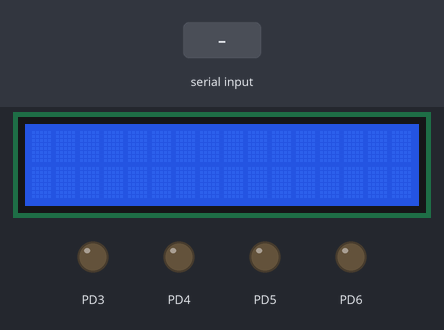
The program below on a simulated ATmega328P, built with avr-gcc and emulated at 16 MHz. Shown: 16×2 character LCD, output pins drawn as LEDs (lit = HIGH). Wiring (inferred from the signals the program sends): character LCD (HD44780): RS PC4; E PC5; data PC0, PC1, PC2, PC3. Inputs (shaded band) come from the test bench. Pins used as bus, display or sensor lines are not drawn.

Above: at 1.2 s.
1.3 s: "2" received over Serial
At 2.4 s:
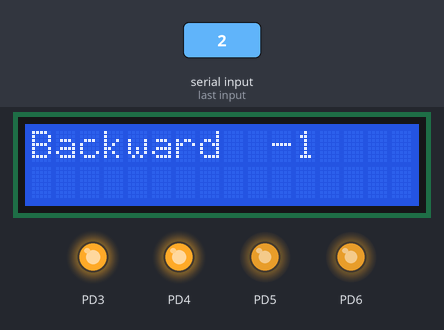
2.8 s: byte 51 (0x33) received over Serial
At 4.0 s:
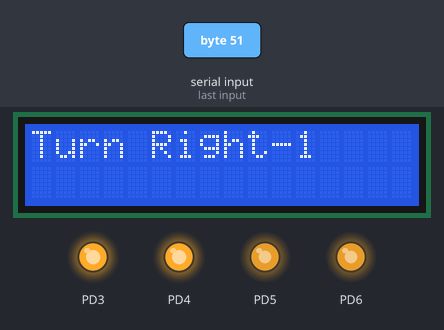
4.8 s: "1" received over Serial
At 6.5 s:
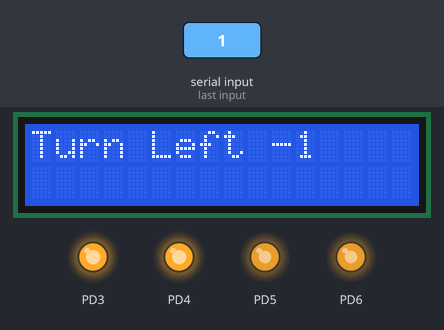
6.8 s: byte 52 (0x34) received over Serial
At 7.8 s:
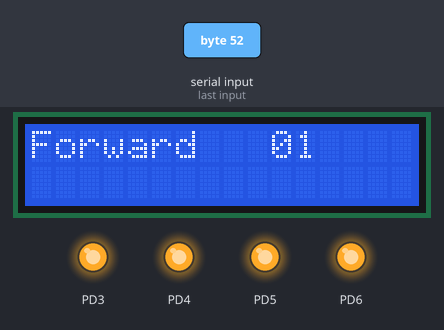
8.3 s: byte 52 (0x34) received over Serial
At 9.0 s:
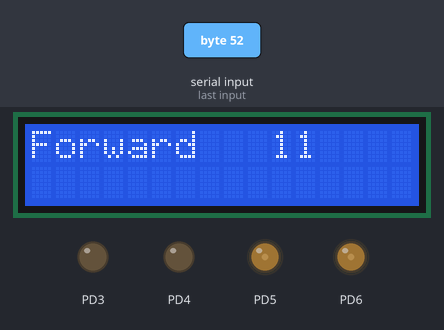
9.8 s: byte 51 (0x33) received over Serial
At 11.7 s:
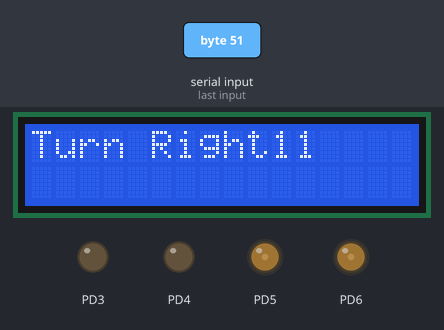
Timing chart, 0 to 12.8 s (numbered marks = the images above; inputs shaded):
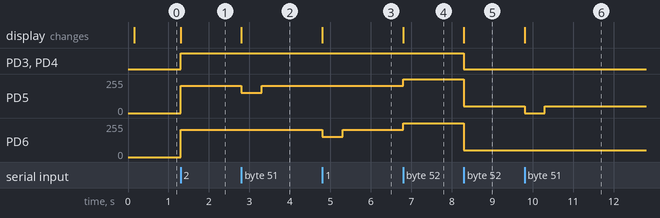

Measured:
- after the input at 1.3 s, PD3, PD4: LOW → HIGH at once; PD5, PD6: 0/255 → 204/255 at once; the display: changes at once (image 1)
- after the input at 2.8 s, PD5: 204/255 → 153/255 at once, → 204/255 0.50 s later; the display: changes at once (image 2)
- after the input at 4.8 s, PD6: 204/255 → 153/255 at once, → 204/255 0.50 s later; the display: changes at once (image 3)
- after the input at 6.8 s, PD5, PD6: 204/255 → 255/255 at once; the display: changes at once (image 4)
- after the input at 8.3 s, PD3, PD4: HIGH → LOW at once; PD5, PD6: 255/255 → 51/255 at once; the display: changes at once (image 5)
- after the input at 9.8 s, PD5: 51/255 → 0/255 at once, → 51/255 0.50 s later; the display: changes at once (image 6)

The program:

main.c
```c
/*
 * TupaTest.c
 *
 * Created: 01.09.2022 22:14:25
 * Author : Aboba
 */

#include "main.h"
#include "LCD.h"
#include "USART.h"
#include <math.h>

#define PWM_Right OCR0B //X
#define PWM_Left OCR0A //Y

char str[30] = {'\0'};
unsigned char dataRX = 0;
unsigned char befielX [4] = {0};
unsigned char befielY [4] = {0};
/*uint8_t i = 0;
uint8_t dataDigitsX = 0;
uint8_t dataDigitsY = 0;
uint8_t startParsX = 0;
uint8_t startParsY = 0;
uint8_t endParsX = 0;
uint8_t endParsY = 0;*/

int way = 0;


ISR(USART_RX_vect)
{
	dataRX = UDR0;

	switch(dataRX)
	{
		case 0x31:
			LCD_SetPos(0, 0);
			LCD_String((char*)"Turn Left ");
			Turn(0);
			break;
		case  0x32:
			LCD_SetPos(0, 0);
			LCD_String((char*)"Backward  ");
			backward();
			break;
		case 0x33:
			LCD_SetPos(0, 0);
			LCD_String((char*)"Turn Right");
			Turn(1);
			break;
		case 0x34:
			LCD_SetPos(0, 0);
			LCD_String((char*)"Forward   ");
			forward();
			break;
	}
}

ISR(USART_TX_vect)
{

}


void SetWay(uint8_t where){
	if (where == 1)
	{
		PORTD &= ~(0x10);
		PORTD &= ~(0x08);
	}
	else
	{
		PORTD |= 0x10;
		PORTD |= 0x08;
	}
}

void forward(){
		switch(way){
			case -1:
				PWM_Right = 0xFF;
				PWM_Left = 0xFF;
				break;
			case -2:
				PWM_Right = 0xCC;
				PWM_Left = 0xCC;
				break;
			case -3:
				PWM_Right = 0x99;
				PWM_Left = 0x99;
				break;
			case -4:
				PWM_Right = 0x66;
				PWM_Left = 0x66;
				break;
			case -5:
				PWM_Right = 0x33;
				PWM_Left = 0x33;
				break;
			case 0:
			SetWay(1);
				PWM_Right = 0x33;
				PWM_Left = 0x33;
				break;
			case 1:
			SetWay(1);
				PWM_Right = 0x66;
				PWM_Left = 0x66;
				break;
			case 2:
			SetWay(1);
				PWM_Right = 0x99;
				PWM_Left = 0x99;
				break;
			case 3:
			SetWay(1);
				PWM_Right = 0xCC;
				PWM_Left = 0xCC;
				break;
			case 4:
			SetWay(1);
				PWM_Right = 0xFF;
				PWM_Left = 0xFF;
				break;
		}
		if (way < 5)
		{
			way++;
		}
		sprintf(str, "%d", way);
		LCD_String(str);
// 	if (way < 0)
// 	{
// 		PWM_Right += 0x33;
// 		PWM_Left += 0x33;
// 		way++;
// 	} else if (way == 0)
// 	{
// 		SetWay(1);
// 		PWM_Right += 0x33;
// 		PWM_Left += 0x33;
// 		way++;
//
// 	} else if (way > 0)
// 	{
// 		if (!(PWM_Right == 255 || PWM_Left == 255)){
// 			PWM_Right += 0x33;
// 			PWM_Left += 0x33;
// 			way++;
// 		}
// 	}
//
// 	LCD_Clear();
// 	sprintf(str, "%1d", PWM_Right);
// 	LCD_String(str);
}

void backward(){
	switch(way){
		case 1:
			PWM_Right = 0x00;
			PWM_Left = 0x00;
			break;
		case 2:
			PWM_Right = 0x33;
			PWM_Left = 0x33;
			break;
		case 3:
			PWM_Right = 0x66;
			PWM_Left = 0x66;
			break;
		case 4:
			PWM_Right = 0x99;
			PWM_Left = 0x99;
			break;
		case 5:
			PWM_Right = 0xCC;
			PWM_Left = 0xCC;
			break;
		case 0:
		SetWay(0);
			PWM_Right = 0xCC;
			PWM_Left = 0xCC;
			break;
		case -1:
		SetWay(0);
			PWM_Right = 0x99;
			PWM_Left = 0x99;
			break;
		case -2:
		SetWay(0);
			PWM_Right = 0x66;
			PWM_Left = 0x66;
			break;
		case -3:
		SetWay(0);
			PWM_Right = 0x33;
			PWM_Left = 0x33;
			break;
		case -4:
		SetWay(0);
			PWM_Right = 0x00;
			PWM_Left = 0x00;
			break;
	}
	if (way > -5)
	{
		way--;
	}

	sprintf(str, "%d", way);
	LCD_String(str);
// 	if (way > 0)
// 	{
// 		PWM_Right -= 0x33;
// 		PWM_Left -= 0x33;
// 		way--;
// 	} else if (way == 0)
// 	{
// 		SetWay(0);
// 		PWM_Right += 0xCD;
// 		PWM_Left += 0xCD;
// 		way--;
//
// 	} else if (way < 0)
// 	{
// 		if (!(PWM_Right == 0 || PWM_Left == 0)){
// 			PWM_Right -= 0x33;
// 			PWM_Left -= 0x33;
// 			way--;
// 		}
// 	}
//
// 	LCD_Clear();
// 	sprintf(str, "%1d", PWM_Right);
// 	LCD_String(str);
}

void Turn(uint8_t turn){
	if (way != 0)
	{
		if (turn == 0)
		{
			PWM_Left -= 0x33;
			_delay_ms(500);
			PWM_Left += 0x33;
		}
		else
		{
			PWM_Right -= 0x33;
			_delay_ms(500);
			PWM_Right += 0x33;
		}
	}
}


int main(void)
{
    DDRC = 0x3F;
    DDRB = 0x00;
    DDRD = 0x78;

    PORTC = 0x00;
    PORTB = 0x00;
    PORTD = 0x00;

	TCCR0A = 0xA3;
	TCCR0B = 0x01;
	TCNT0 = 0x00;
	PWM_Right = 0x00;
	PWM_Left = 0x00;

	sei();

    LCD_Init();
    LCD_Clear();

	USART_Init(9600, 0, 1);


    while (1)
    {

	}
}
```

USART.c
```c
/*
 * USART.c
 *
 * Created: 01.09.2022 22:28:01
 *  Author: Aboba
 */
#include "main.h"
#include "USART.h"

void USART_Init(int speed, unsigned char parity, unsigned char stopBits){
	switch (speed){
		case 9600:
			UBRR0H = 0x00;
			UBRR0L = 0x67;
			break;
		case 19200:
			UBRR0H = 0x00;
			UBRR0L = 0x33;
			break;
		case 57600:
			UBRR0H = 0x00;
			UBRR0L = 0x10;
			break;
		case 115200:
			UBRR0H = 0x00;
			UBRR0L = 0x08;
			break;
		default:
			UBRR0H = 0x00;
			UBRR0L = 0x67;
			break;
	}

	UCSR0B = (1<<RXEN0)|(1<<TXEN0)|(1<<RXCIE0)|(1<<TXCIE0);
	UCSR0C = (1<<UCSZ01)|(1<<UCSZ00);

	if(parity == 2){
		UCSR0C |= (1<<UPM01);
		UCSR0C |= (1<<UPM00);
	}
	else if (parity == 1){
		UCSR0C |= (1<<UPM01);
		UCSR0C &= ~(1<<UPM00);
	}
	else{
		UCSR0C &= ~(1<<UPM01);
		UCSR0C &= ~(1<<UPM00);
	}

	if (stopBits == 2){
		UCSR0C |= (1<<USBS0);
	}
	else
		UCSR0C &= ~(1<<USBS0);
}

void USART_Transmit(unsigned char data){
	while (!(UCSR0A & (1<<UDRE0)) );
	UDR0 = data;
}
```

USART.h
```c
/*
 * USART.h
 *
 * Created: 01.09.2022 22:27:49
 *  Author: Aboba
 */


#ifndef USART_H_
#define USART_H_

void USART_Init(int speed, unsigned char parity, unsigned char stopBits);
void USART_Transmit(unsigned char data);


#endif /* USART_H_ */
```

main.h
```c
/*
 * main.h
 *
 * Created: 01.09.2022 22:15:50
 *  Author: Aboba
 */


#ifndef MAIN_H_
#define MAIN_H_

#define F_CPU 16000000UL
#include <avr/io.h>
#include <avr/interrupt.h>
#include <util/delay.h>
#include <stdio.h>
#include <stdlib.h>
#include <string.h>


#endif /* MAIN_H_ */
```

LCD.c
```c
#include "main.h"
#include "LCD.h"

void sendhalfbyte(unsigned char c){
	c &= 0x0F;
	PORTC &= ~(0x0F);
	PORTC |= c;
	E_Set;
	_delay_us(1);
	E_Reset;
	_delay_us(50);
}

void sendbyte(unsigned char c, unsigned char mode){
	unsigned char hc = 0;
	if (mode == 0)
	RS_Reset;
	else RS_Set;
	hc=c>>4;
	sendhalfbyte(hc);
	sendhalfbyte(c);
}

void LCD_Init(void){
	_delay_ms(50);
	PORTC &= ~0x3F;
	_delay_ms(100);
	sendhalfbyte(0x03);
	_delay_us(4500);
	sendhalfbyte(0x03);
	_delay_us(4500);
	sendhalfbyte(0x03);
	_delay_us(200);
	sendhalfbyte(0x02);
	_delay_ms(1);
	sendbyte(0x28, 0);//mode 4 bit, 2 lines (from our large display is 4 lines, font 5x8
	sendbyte(0x0C,0);//Display ON, Cursor OFF, blink OFF
	_delay_ms(1);
	sendbyte(0x01,0);// Clear Display
	_delay_ms(2);
	sendbyte(0x06,0);// direction left to right
	_delay_ms(1);
	sendbyte(0x02,0);//Cursor reset
	sendbyte(0X80,0);//SET POS LINE 0
	_delay_ms(2);
}

void LCD_Clear(void){
	sendbyte(0x01, 0);
	_delay_us(1500);
}

void LCD_String(char* st){
	unsigned char i=0;
	while(st[i]!=0)
	{
		sendbyte(st[i],1);
		i++;
	}
}

void LCD_SetPos(unsigned char x, unsigned char y){
	switch(y)
	{
		case 0:
			sendbyte((unsigned char)( x | 0x80), 0);
			break;
		case 1:
			sendbyte((unsigned char)((0x40+x)|0x80),0);
			break;
		case 2:
			sendbyte((unsigned char)((0x14+x)|0x80),0);
			break;
		case 3:
			sendbyte((unsigned char)((0x54+x)|0x80),0);
			break;
	}
}
```

LCD.h
```c
/*
 * LCD.h
 *
 * Created: 23.08.2022 20:40:53
 *  Author: Aboba
 */


#ifndef LCD_H_
#define LCD_H_

#define RS_Set PORTC |= 0x10
#define RS_Reset PORTC &= ~(0x10)
#define E_Set PORTC |= 0x20
#define E_Reset PORTC &= ~(0x20)

void sendhalfbyte(unsigned char c);
void sendbyte(unsigned char c, unsigned char mode);
void LCD_Init(void);
void LCD_Clear(void);
void LCD_String(char* st);
void LCD_SetPos(unsigned char x, unsigned char y);

#endif /* LCD_H_ */
```
